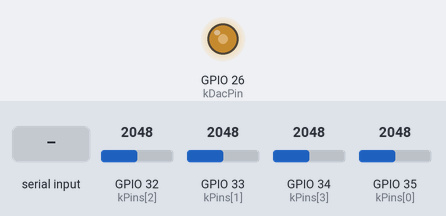
A program run on a simulated ESP32. On the bench: output pins drawn as LEDs (lit = HIGH). Inputs (shaded band) come from the test bench; at power-on: GPIO 32 (kPins[2]) = 2048, GPIO 33 (kPins[1]) = 2048, GPIO 34 (kPins[3]) = 2048, GPIO 35 (kPins[0]) = 2048 (analog values on the 0–4095 scale). What the program prints to the serial monitor is not drawn.

Above: at 1.4 s.
1.5 s: "sweep\n" received over Serial
At 3.55 s:
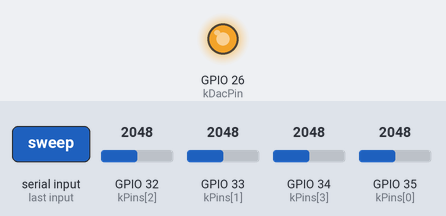
Timing chart, 0 to 3.4 s (numbered marks = the images above; inputs shaded):
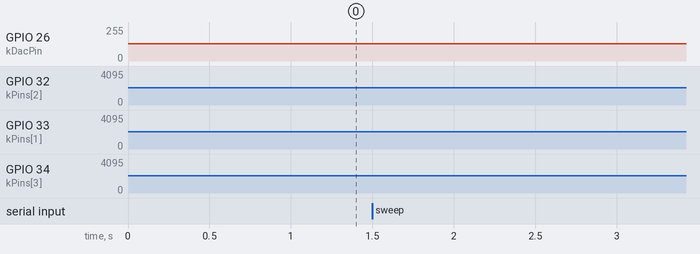

The program:

main.cpp
```cpp
// One ESP32 does both jobs:
//   - core 0: plays the stepped sine sweep on the DAC (GPIO26 -> PAM8403 amp -> transducer)
//   - core 1: samples the four piezos at a fixed rate and streams the raw counts
// All processing (amplitude, phase, features) happens on the laptop (pc/).
//
// Channels: up_right GPIO35 (J4), up_left GPIO33 (J2), down_left GPIO32 (J1), down_right GPIO34 (J3)
//
// Sweep: lead_ms of silence, then for each frequency f_start, f_start+f_step, ... <= f_stop:
//   tone_ms of sine (raised-cosine ramp of ramp_ms at both ends, phase 0 at the tone start),
//   then gap_ms of silence. Defaults match pc/piezo/schedule.py; the laptop sends cfg anyway.
//
// Serial 921600 baud. Text commands, end with newline:
//   i            INFO line (rate, pins, ADC read spacing, sweep settings)       [stopped only]
//   r2000        sample rate in Hz, 500..4000                                   [stopped only]
//   cfg <f_start> <f_stop> <f_step> <tone_ms> <gap_ms> <lead_ms> <amp> <ramp_ms>  [stopped only]
//   b            begin streaming
//   sweep        run one sweep (normally while streaming)
//   tone <hz>    continuous tone, for setup checks
//   off          stop any tone or sweep
//   x            stop streaming
// While streaming the port carries only binary blocks, so replies come as event blocks.
//
// Binary blocks (little endian):
//  Data:  A5 5A | uint16 n | uint32 seq | uint16 overruns | n x (uint32 t_us, uint16 ur,ul,dl,dr) | uint16 sum
//  Event: A5 5B | uint8 type | uint32 t_us | float freq_hz | uint16 sum
//         type 1 = sweep start (lead silence begins), 2 = tone start (phase 0 at t_us),
//              3 = tone end, 4 = sweep end, 5 = sweep aborted
//  sum = 16-bit sum of every byte after the two magic bytes, before the sum.
//  t_us is micros() on this board, the same clock for samples and tone, so the laptop
//  knows the drive phase at every sample. Channel k is read about k * adc_read_us after t_us.

#include <Arduino.h>
#include <math.h>

namespace {
constexpr uint8_t kPins[4] = {35, 33, 32, 34};  // ur, ul, dl, dr (system_board J4, J2, J1, J3)
constexpr uint8_t kDacPin = 26;  // ACT_INPUT on system_board: GPIO26 -> 100 nF -> PAM8403 INL
// GPIO25 is V_Sense (battery divider) on the board, so never drive it.
constexpr uint32_t kBaud = 921600;
constexpr const char *kFirmware = "piezo-sweep-2.1";

// ---------------------------------------------------------------- sweep settings
struct Config {
  float fStart = 20, fStop = 300, fStep = 10;
  uint32_t toneMs = 600, gapMs = 100, leadMs = 1000;
  uint8_t amp = 100;  // DAC counts around mid-scale 128
  uint32_t rampMs = 10;
} cfg;

enum class Mode : uint8_t { Idle, Sweep, Tone };
volatile Mode requested = Mode::Idle;
volatile bool stopRequested = false;
volatile float toneHz = 0;

enum Event : uint8_t { kSweepStart = 1, kToneStart = 2, kToneEnd = 3, kSweepEnd = 4, kSweepAborted = 5 };
struct EventMsg { uint8_t type; uint32_t tUs; float freq; };
QueueHandle_t eventQueue;

constexpr uint32_t kTable = 1024;
float sineTable[kTable];

// ---------------------------------------------------------------- drive (core 0)
void postEvent(uint8_t type, uint32_t tUs, float f) {
  EventMsg m{type, tUs, f};
  xQueueSend(eventQueue, &m, 0);
}

// Plays f for durMs (0 = until stopped). Returns false if stopped early.
bool playTone(float f, uint32_t durMs, uint32_t rampMs) {
  const uint32_t t0 = micros();
  postEvent(kToneStart, t0, f);
  const uint32_t durUs = durMs * 1000, rampUs = rampMs * 1000;
  bool completed = true;
  while (true) {
    const uint32_t dt = micros() - t0;
    if (durMs && dt >= durUs) break;
    if (stopRequested) { completed = false; break; }
    float env = 1.0f;
    if (durMs && rampUs) {
      const uint32_t edge = min(dt, durUs - dt);
      if (edge < rampUs) env = 0.5f - 0.5f * cosf(PI * edge / rampUs);
    }
    const float cycles = f * (dt * 1e-6f);
    const uint32_t idx = uint32_t((cycles - floorf(cycles)) * kTable) % kTable;
    dacWrite(kDacPin, uint8_t(128 + int(cfg.amp * env * sineTable[idx])));
  }
  dacWrite(kDacPin, 128);
  postEvent(kToneEnd, micros(), f);
  return completed;
}

bool silenceFor(uint32_t ms) {
  const uint32_t t0 = micros();
  while (micros() - t0 < ms * 1000) {
    if (stopRequested) return false;
  }
  return true;
}

void driveTask(void *) {
  for (;;) {
    const Mode m = requested;
    if (m == Mode::Idle) {
      vTaskDelay(1);
      continue;
    }
    stopRequested = false;
    if (m == Mode::Tone) {
      playTone(toneHz, 0, 0);
    } else {
      bool ok = true;
      postEvent(kSweepStart, micros(), 0);
      ok = silenceFor(cfg.leadMs);
      for (int k = 0; ok; ++k) {
        const float f = cfg.fStart + k * cfg.fStep;
        if (f > cfg.fStop + 1e-3f) break;
        ok = playTone(f, cfg.toneMs, cfg.rampMs) && silenceFor(cfg.gapMs);
      }
      postEvent(ok ? kSweepEnd : kSweepAborted, micros(), 0);
    }
    dacWrite(kDacPin, 128);
    requested = Mode::Idle;
    stopRequested = false;
  }
}

// ---------------------------------------------------------------- sampling (core 1)
constexpr uint16_t kFramesPerBlock = 50;
constexpr size_t kFrameBytes = 4 + 4 * 2;
constexpr size_t kHeaderBytes = 2 + 2 + 4 + 2;
uint8_t block[kHeaderBytes + kFramesPerBlock * kFrameBytes + 2];

uint32_t sampleRateHz = 2000;
uint32_t periodUs = 500;
bool streaming = false;
uint32_t nextSampleUs = 0;
uint32_t blockSeq = 0;
uint16_t overruns = 0;
uint16_t framesInBlock = 0;
float adcReadUs = 0;
String command;

inline void put16(uint8_t *p, uint16_t v) { p[0] = v & 0xFF; p[1] = v >> 8; }
inline void put32(uint8_t *p, uint32_t v) {
  for (int i = 0; i < 4; ++i) p[i] = (v >> (8 * i)) & 0xFF;
}

void writeWithSum(uint8_t *buf, size_t len) {  // len excludes the 2-byte sum
  uint16_t sum = 0;
  for (size_t i = 2; i < len; ++i) sum += buf[i];
  put16(buf + len, sum);
  Serial.write(buf, len + 2);
}

void sendBlock() {
  block[0] = 0xA5;
  block[1] = 0x5A;
  put16(block + 2, framesInBlock);
  put32(block + 4, blockSeq++);
  put16(block + 8, overruns);
  overruns = 0;
  writeWithSum(block, kHeaderBytes + framesInBlock * kFrameBytes);
  framesInBlock = 0;
}

void sendEvent(const EventMsg &m) {
  uint8_t buf[2 + 1 + 4 + 4 + 2];
  buf[0] = 0xA5;
  buf[1] = 0x5B;
  buf[2] = m.type;
  put32(buf + 3, m.tUs);
  memcpy(buf + 7, &m.freq, 4);
  writeWithSum(buf, 11);
}

void flushEvents() {
  EventMsg m;
  while (xQueueReceive(eventQueue, &m, 0) == pdTRUE) {
    if (streaming) sendEvent(m);
  }
}

void measureAdcSpacing() {
  const int reps = 200;
  const uint32_t t0 = micros();
  for (int r = 0; r < reps; ++r)
    for (uint8_t pin : kPins) analogRead(pin);
  adcReadUs = float(micros() - t0) / (reps * 4);
}

void printInfo() {
  Serial.printf("INFO,fw=%s,rate_hz=%lu,channels=ur;ul;dl;dr,pins=%u;%u;%u;%u,dac_pin=%u,"
                "adc_read_us=%.2f,f_start=%.2f,f_stop=%.2f,f_step=%.2f,tone_ms=%lu,gap_ms=%lu,"
                "lead_ms=%lu,amp=%u,ramp_ms=%lu\n",
                kFirmware, (unsigned long)sampleRateHz, kPins[0], kPins[1], kPins[2], kPins[3], kDacPin,
                adcReadUs, cfg.fStart, cfg.fStop,
                cfg.fStep, (unsigned long)cfg.toneMs, (unsigned long)cfg.gapMs,
                (unsigned long)cfg.leadMs, cfg.amp, (unsigned long)cfg.rampMs);
}

void reply(const char *text) {
  if (!streaming) Serial.println(text);  // never mix text into the binary stream
}

void handleCommand(String cmd) {
  cmd.trim();
  if (cmd.length() == 0) return;
  if (cmd == "x") {
    if (streaming && framesInBlock > 0) sendBlock();
    flushEvents();
    streaming = false;
    Serial.flush();
    delay(20);
    Serial.println("\nSTOPPED");
  } else if (cmd == "b") {
    if (!streaming) {
      blockSeq = 0; overruns = 0; framesInBlock = 0;
      streaming = true;
      nextSampleUs = micros() + 1000;
    }
  } else if (cmd == "sweep") {
    if (requested == Mode::Idle) requested = Mode::Sweep;
    reply("OK,sweep");
  } else if (cmd == "off") {
    stopRequested = true;
    reply("OK,off");
  } else if (cmd.startsWith("tone")) {
    const float f = cmd.substring(4).toFloat();
    if (f >= 1 && f <= 2000 && requested == Mode::Idle) {
      toneHz = f;
      requested = Mode::Tone;
      reply("OK,tone (send off to stop)");
    } else {
      reply("ERR,tone needs 1..2000 Hz and no sweep running");
    }
  } else if (streaming) {
    return;  // settings only change while stopped
  } else if (cmd == "i") {
    printInfo();
  } else if (cmd.startsWith("r")) {
    sampleRateHz = constrain(cmd.substring(1).toInt(), 500L, 4000L);
    periodUs = 1000000 / sampleRateHz;
    sampleRateHz = 1000000 / periodUs;
    printInfo();
  } else if (cmd.startsWith("cfg")) {
    float a, b, c;
    unsigned long tone, gap, lead, amp, ramp;
    if (requested == Mode::Idle &&
        sscanf(cmd.c_str() + 3, "%f %f %f %lu %lu %lu %lu %lu", &a, &b, &c, &tone, &gap, &lead,
               &amp, &ramp) == 8 && c > 0 && b >= a && 2 * ramp <= tone) {
      cfg.fStart = a; cfg.fStop = b; cfg.fStep = c;
      cfg.toneMs = tone; cfg.gapMs = gap; cfg.leadMs = lead;
      cfg.amp = min(amp, 127UL); cfg.rampMs = ramp;
      printInfo();
    } else {
      Serial.println("ERR,cfg <f_start> <f_stop> <f_step> <tone_ms> <gap_ms> <lead_ms> <amp> <ramp_ms>");
    }
  } else {
    Serial.printf("ERR,unknown command %s\n", cmd.c_str());
  }
}

void pollSerial() {
  while (Serial.available()) {
    const char c = Serial.read();
    if (c == '\n' || c == '\r') {
      handleCommand(command);
      command = "";
    } else if (command.length() < 96) {
      command += c;
    }
  }
}
}  // namespace

void setup() {
  Serial.setTxBufferSize(8192);
  Serial.begin(kBaud);
  analogReadResolution(12);
  for (uint8_t pin : kPins) analogSetPinAttenuation(pin, ADC_11db);
  for (uint32_t i = 0; i < kTable; ++i) sineTable[i] = sinf(2 * PI * i / kTable);
  dacWrite(kDacPin, 128);
  eventQueue = xQueueCreate(32, sizeof(EventMsg));
  delay(200);
  measureAdcSpacing();
  // The tone loop never yields, so turn off the idle watchdog on core 0 (no WiFi is used).
  disableCore0WDT();
  xTaskCreatePinnedToCore(driveTask, "drive", 4096, nullptr, 1, nullptr, 0);
  Serial.println();
  printInfo();
}

void loop() {
  pollSerial();
  flushEvents();
  if (!streaming) return;

  // Pace samples on micros(). Signed difference handles the 71-minute wrap.
  if (int32_t(micros() - nextSampleUs) < 0) return;
  if (int32_t(micros() - nextSampleUs) > int32_t(periodUs)) ++overruns;
  nextSampleUs += periodUs;

  uint8_t *f = block + kHeaderBytes + framesInBlock * kFrameBytes;
  put32(f, micros());
  for (int k = 0; k < 4; ++k) put16(f + 4 + 2 * k, analogRead(kPins[k]));
  if (++framesInBlock == kFramesPerBlock) sendBlock();
}
```
